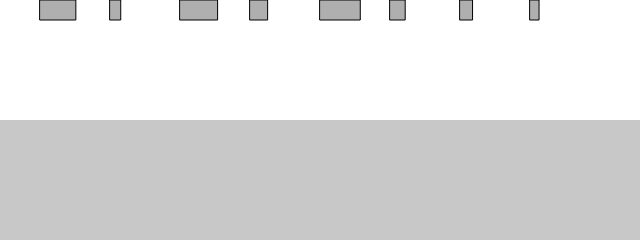
Frame 1 (no input)
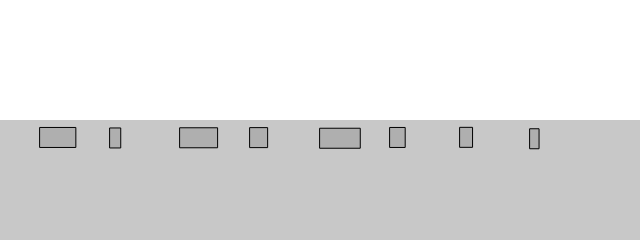
Frame 60 (no input)
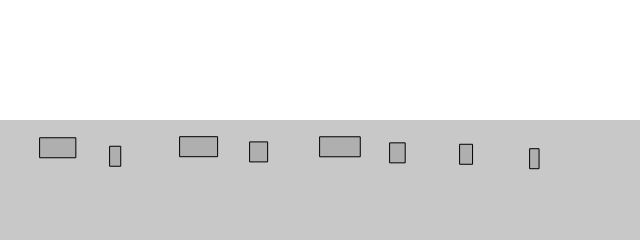
Frame 120 (the mouse pressed at the canvas centre since frame 60)

The p5.js sketch that drew these frames (run headless with seeded random() and noise() and a simulated clock; from frame 60 on, the mouse is pressed at the canvas centre):

// p5.js sketch
// ── sketch.js
//all boxes have the same, weight and height, only different width, A added to the calculation


// fd = −0.5 ∗ p ∗ sq(v)∗ A * Cd *  v. formula for drag force fd is -> above and v with ^ above. p and A are set to 1.

let movers = [];
let liquid;

function setup() {
  createCanvas(640, 240);

  for (let i = 0; i < 8; i++) {
    let mass = 5;
    movers[i] = new Mover(40 + i * 70, 0, mass);
  }

  liquid = new Liquid(0, height / 2, width, height / 2, 0.5);
}

function draw() {
  background(255);

  liquid.show();

  for (let m of movers) {
    if (liquid.contains(m)) {
      let dragForce = liquid.drag(m);
      m.applyForce(dragForce);
    }
    let gravity = createVector(0, 0.1 * m.mass);
    m.applyForce(gravity);

    m.show();
    m.update();
    m.checkEdges();
  }
}

// ── liquid.js
class Liquid {
  constructor(x, y, w, h, c) {
    this.x = x;
    this.y = y;
    this.w = w;
    this.h = h;
    this.c = c;
  }

  contains(mover) {
    // store the position in a different variable to make code more readable
    let pos = mover.pos;

    // This Boolean expression determines if the position vector is contained         within the rectangle defined by the Liquid class
    return (
      pos.x > this.x &&
      pos.x < this.x + this.w &&
      pos.y > this.y &&
      pos.y < this.y + this.h
    );
  }

  drag(mover) {
    let speed = mover.vel.mag();
    //A =  frontal surface area of the object that’s pushing through the liquid       or gas
    let A = mover.w;
    let dragMagnitude = A * this.c * speed * speed; // magnitude formula

    let dragForce = mover.vel.copy();
    dragForce.mult(-1); //direction formula

    dragForce.setMag(dragMagnitude); //magnitude and direction together.
    dragForce.limit(2 * mover.mass); // factor found through testing
    return dragForce;
  }

  show() {
    noStroke();
    fill(200);
    rect(this.x, this.y, this.w, this.h);
  }
}

// ── mover.js
class Mover {
  constructor(x, y, mass) {
    this.pos = createVector(x, y);
    this.vel = createVector(0, 0);
    this.acc = createVector(0, 0);
    this.mass = mass;
    this.r = this.mass * 8; //diameter is this.mass * 16, dus r is
    this.w = this.mass * random (0.1,10);
    this.h = this.mass * 4;
    //this.topspeed = 3.5 * this.mass; // just found this by testing. Makes sure the ball does not bounce on the watter surface
  }

  applyForce(force) {
    let f = p5.Vector.div(force, this.mass);
    this.acc.add(f);
  }

  contactEdge() {
    return this.pos.y > height - this.r - 1;
  }

  frictionF(c) {
    if (this.contactEdge()) {
      let normal1 = this.mass;
      let frictionMag = c * normal1;

      let friction = this.vel.copy();
      friction.normalize();
      friction.mult(-1);

      friction.mult(frictionMag);

      this.applyForce(friction);
    }
  }
  
 

  checkEdges() {
    let bounce = 0.9;

    if (this.pos.x >= width - this.r) {
      this.pos.x = width - this.r;
      this.vel.x *= -bounce;
    } else if (this.pos.x <= this.r) {
      this.pos.x = this.r;
      this.vel.x *= -bounce;
    }

    if (this.pos.y > height - this.r - 1) {
      this.pos.y = height - this.r;
      this.vel.y *= -bounce;
    }
  }

  update() {
    this.vel.add(this.acc);
   // this.vel.limit(this.topspeed);
    this.pos.add(this.vel);
    this.acc.mult(0);
  }

  show() {
    stroke(0);
    fill(175);
    rect(this.pos.x, this.pos.y, this.w, this.h);
  }
}
